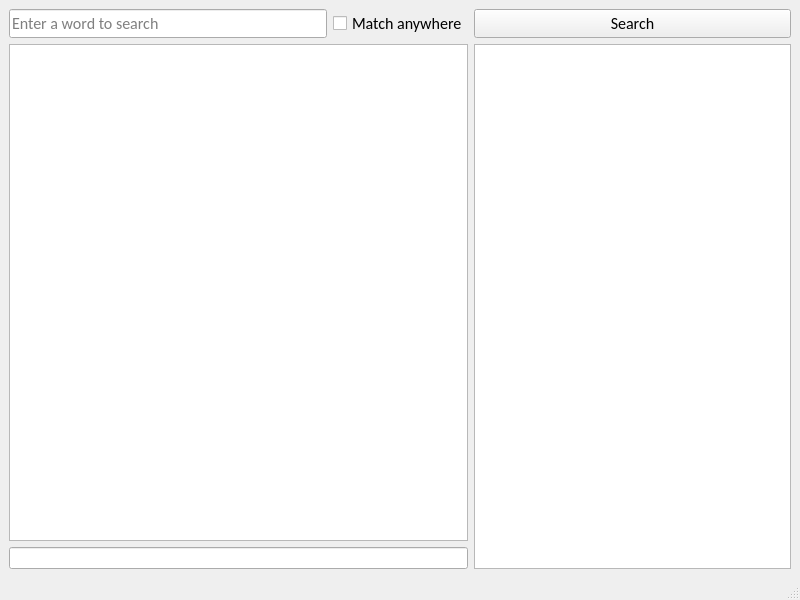
<?xml version="1.0" encoding="UTF-8"?>
<ui version="4.0">
 <class>MainWindow</class>
 <widget class="QMainWindow" name="MainWindow">
  <property name="geometry">
   <rect>
    <x>0</x>
    <y>0</y>
    <width>800</width>
    <height>600</height>
   </rect>
  </property>
  <property name="windowTitle">
   <string>S2 Dictionary</string>
  </property>
  <widget class="QWidget" name="centralwidget">
   <layout class="QGridLayout" name="gridLayout">
    <item row="2" column="0" colspan="2">
     <widget class="QLineEdit" name="opStatus">
      <property name="readOnly">
       <bool>true</bool>
      </property>
     </widget>
    </item>
    <item row="1" column="2" rowspan="2">
     <widget class="QTextEdit" name="txtMeaning">
      <property name="font">
       <font>
        <family>Calibri</family>
        <pointsize>12</pointsize>
       </font>
      </property>
     </widget>
    </item>
    <item row="0" column="0">
     <widget class="QLineEdit" name="inpWord">
      <property name="font">
       <font>
        <family>Calibri</family>
        <pointsize>12</pointsize>
       </font>
      </property>
      <property name="placeholderText">
       <string>Enter a word to search</string>
      </property>
      <property name="clearButtonEnabled">
       <bool>true</bool>
      </property>
     </widget>
    </item>
    <item row="1" column="0" colspan="2">
     <widget class="QListView" name="listWords">
      <property name="modelColumn">
       <number>0</number>
      </property>
     </widget>
    </item>
    <item row="0" column="2">
     <widget class="QPushButton" name="btnSearch">
      <property name="font">
       <font>
        <family>Calibri</family>
        <pointsize>12</pointsize>
       </font>
      </property>
      <property name="text">
       <string>Search</string>
      </property>
     </widget>
    </item>
    <item row="0" column="1">
     <widget class="QCheckBox" name="chkUseRegex">
      <property name="font">
       <font>
        <family>Calibri</family>
        <pointsize>12</pointsize>
       </font>
      </property>
      <property name="text">
       <string>Match anywhere</string>
      </property>
     </widget>
    </item>
   </layout>
  </widget>
  <widget class="QMenuBar" name="menubar">
   <property name="geometry">
    <rect>
     <x>0</x>
     <y>0</y>
     <width>800</width>
     <height>21</height>
    </rect>
   </property>
  </widget>
  <widget class="QStatusBar" name="statusBar"/>
 </widget>
 <resources/>
 <connections/>
</ui>
